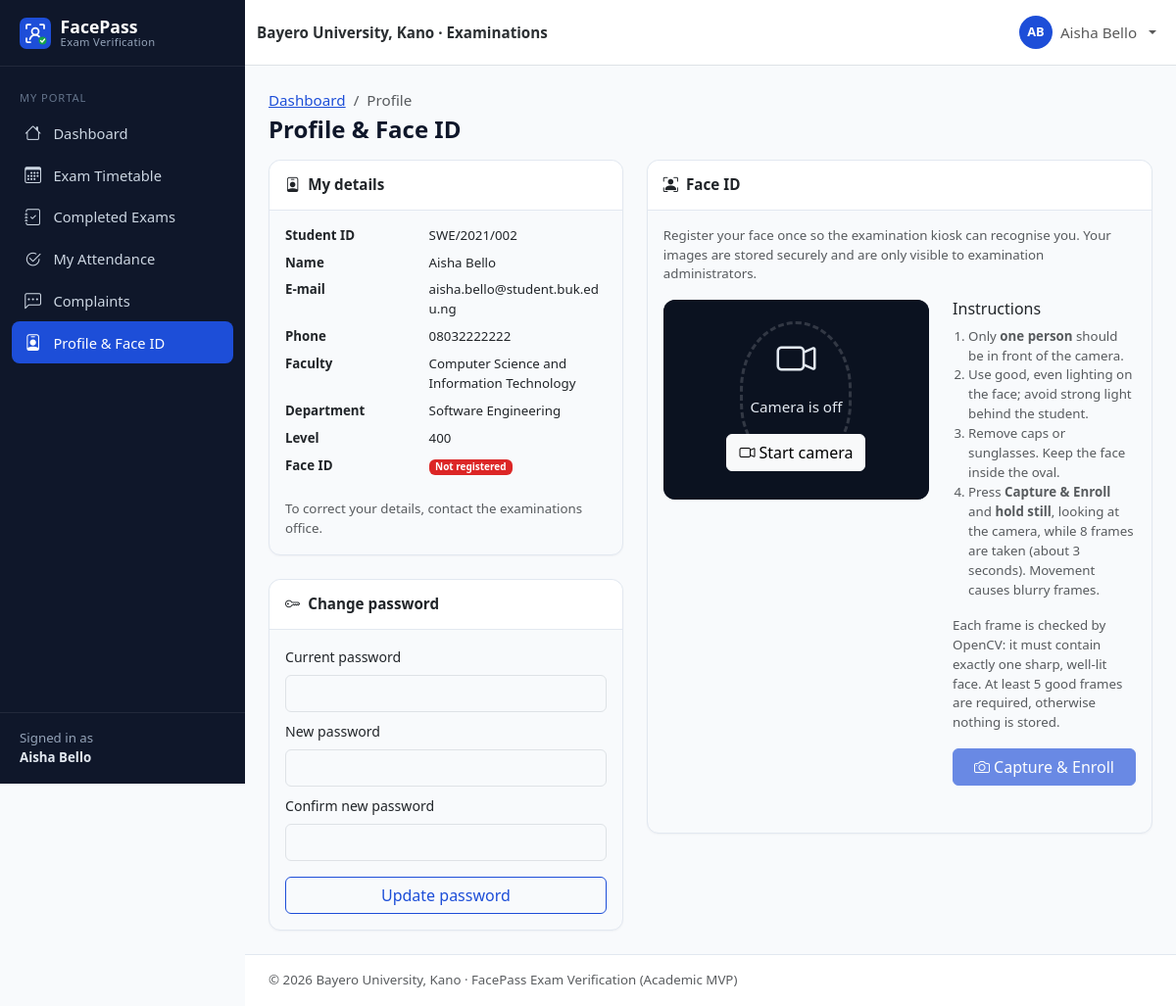
/student/profile.php (signed in), run on an earlier commit of the app's database.
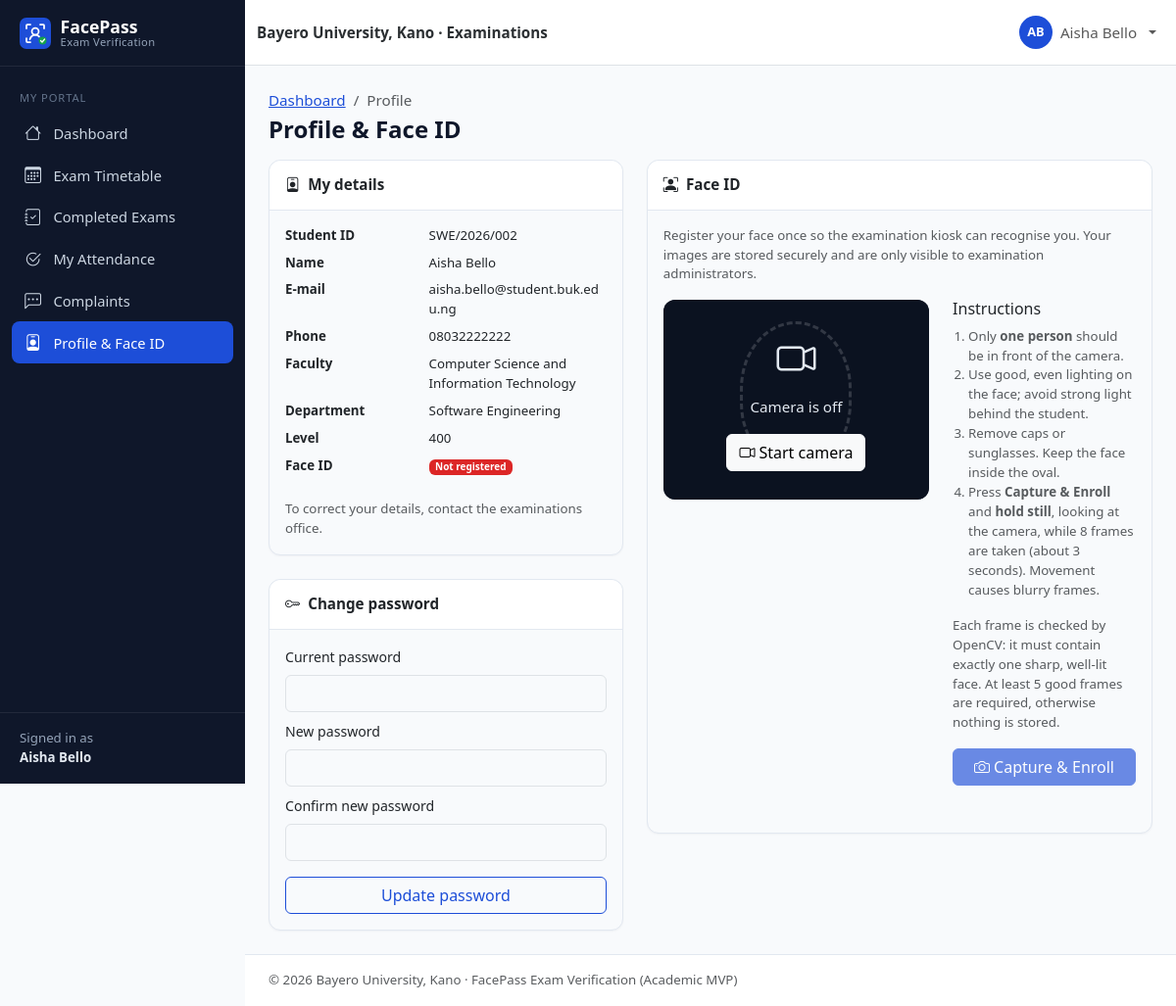
And on a later commit of the database.
### tables this page shows
CREATE TABLE users (
    id               INT UNSIGNED NOT NULL AUTO_INCREMENT,
    student_id       VARCHAR(30)  NULL,                 
    first_name       VARCHAR(60)  NOT NULL,
    last_name        VARCHAR(60)  NOT NULL,
    email            VARCHAR(120) NOT NULL,
    phone            VARCHAR(20)  NULL,
    password         VARCHAR(255) NOT NULL,             
    role             ENUM('admin','student') NOT NULL DEFAULT 'student',
    department       VARCHAR(100) NULL,
    level            VARCHAR(10)  NULL,                 
    faculty          VARCHAR(100) NULL,
    face_registered  TINYINT(1)   NOT NULL DEFAULT 0,
    account_status   ENUM('active','inactive','suspended') NOT NULL DEFAULT 'active',
    created_at       TIMESTAMP    NOT NULL DEFAULT CURRENT_TIMESTAMP,
    updated_at       TIMESTAMP    NOT NULL DEFAULT CURRENT_TIMESTAMP ON UPDATE CURRENT_TIMESTAMP,
    PRIMARY KEY (id),
    UNIQUE KEY uq_users_student_id (student_id),
    UNIQUE KEY uq_users_email (email),
    KEY idx_users_role (role),
    KEY idx_users_dept_level (department, level),
    KEY idx_users_status (account_status)
);

### config/database.php (called while the page is built, shortened)
<?php
function db(): PDO
{
    static $pdo = null;
    if ($pdo === null) {
        $dsn = sprintf(
            'mysql:host=%s;port=%s;dbname=%s;charset=utf8mb4',
            DB_HOST,
            DB_PORT,
            DB_NAME
        );
        $pdo = new PDO($dsn, DB_USER, DB_PASS, [
            PDO::ATTR_ERRMODE            => PDO::ERRMODE_EXCEPTION,
            PDO::ATTR_DEFAULT_FETCH_MODE => PDO::FETCH_ASSOC,
            PDO::ATTR_EMULATE_PREPARES   => false,
        ]);
        $offset = (new DateTime('now', new DateTimeZone(APP_TIMEZONE)))->format('P');
        $stmt = $pdo->prepare('SET time_zone = ?');
        $stmt->execute([$offset]);
    }
    return $pdo;
}

### includes/auth.php (called while the page is built, shortened)
<?php
function current_user(): ?array
{
    static $user = false;
    if ($user !== false) {
        return $user;
    }
    $user = null;
    if (!empty($_SESSION['user_id'])) {
        $stmt = db()->prepare('SELECT * FROM users WHERE id = ?');
        $stmt->execute([(int) $_SESSION['user_id']]);
        $row = $stmt->fetch();
        if ($row && $row['account_status'] === 'active' && $row['role'] === ($_SESSION['role'] ?? '')) {
            $user = $row;
        } else {
            logout_user();
        }
    }
    return $user;
}
function requireLogin(): array
{
    $user = current_user();
    return $user;
}
function requireStudent(): array
{
    $user = requireLogin();
    return $user;
}

### student/profile.php (the view, shortened to what the changed rows need)
<?php
$student = requireStudent();
$canSelfEnroll = !$student['face_registered'] && get_setting('allow_student_self_enrollment', '1') === '1';
$pageTitle = 'Profile & Face ID';
$breadcrumbs = ['Dashboard' => 'student/dashboard.php', 'Profile' => null];
require __DIR__ . '/../includes/header.php';
?>
<div class="row g-4">
    <div class="col-lg-5">
        <div class="card mb-4">
            <div class="card-body">
                <dl class="row mb-0 small">
                    <dt class="col-5">Student ID</dt><dd class="col-7"><?= e($student['student_id']) ?></dd>
                    <dt class="col-5">Name</dt><dd class="col-7"><?= e(full_name($student)) ?></dd>
                    <dt class="col-5">E-mail</dt><dd class="col-7"><?= e($student['email']) ?></dd>
                    <dt class="col-5">Phone</dt><dd class="col-7"><?= e($student['phone']) ?></dd>
                    <dt class="col-5">Faculty</dt><dd class="col-7"><?= e($student['faculty']) ?></dd>
                    <dt class="col-5">Department</dt><dd class="col-7"><?= e($student['department']) ?></dd>
                    <dt class="col-5">Level</dt><dd class="col-7"><?= e($student['level']) ?></dd>
                    <dt class="col-5">Face ID</dt><dd class="col-7"><?= yes_no_badge($student['face_registered'], 'Registered', 'Not registered') ?></dd>
                </dl>
            </div>
        </div>
    </div>
    <div class="col-lg-7">
        <div class="card">
            <div class="card-body">
                <?php if ($student['face_registered']): ?>
                    <div class="alert alert-success mb-0"><i class="bi bi-check-circle me-1"></i>Your face is registered. You will be identified automatically at the examination hall entrance.
                        If you have changed your appearance significantly, ask the examinations office to re-enroll you.</div>
                <?php elseif ($canSelfEnroll): ?>
                    <?php require __DIR__ . '/../includes/enroll-widget.php'; ?>
                <?php else: ?>
                    <div class="alert alert-warning mb-0"><i class="bi bi-exclamation-triangle me-1"></i>Your face is not registered. Please visit the examinations office with your ID card to complete face enrollment before your first examination.</div>
                <?php endif; ?>
            </div>
        </div>
    </div>
</div>
<?php require __DIR__ . '/../includes/footer.php'; ?>

### includes/header.php (shortened to what the changed rows need)
<?php
$pageTitle = $pageTitle ?? APP_NAME;
$layout = $layout ?? 'app';
$breadcrumbs = $breadcrumbs ?? [];
$bodyClass = $bodyClass ?? '';
$user = current_user();
$role = $user['role'] ?? null;
?>
<!doctype html>
<html lang="en">
<head>
    <link rel="stylesheet" href="<?= e(url('assets/vendor/bootstrap/bootstrap.min.css')) ?>">
    <link rel="stylesheet" href="<?= e(url('assets/vendor/bootstrap-icons/bootstrap-icons.min.css')) ?>">
    <link rel="stylesheet" href="<?= e(url('assets/css/style.css')) ?>">
    <?php if ($role === 'admin'): ?>
        <link rel="stylesheet" href="<?= e(url('assets/css/admin.css')) ?>">
    <?php elseif ($role === 'student'): ?>
        <link rel="stylesheet" href="<?= e(url('assets/css/student.css')) ?>">
    <?php endif; ?>
</head>
<body class="<?= e(trim("layout-$layout $bodyClass")) ?>">
<?php if ($layout === 'app' && $user): ?>
<div class="app-shell">
    <?php require __DIR__ . '/sidebar.php'; ?>
    <div class="app-main">
        <nav class="navbar navbar-expand bg-white border-bottom app-topbar sticky-top">
            <div class="container-fluid">
                <span class="navbar-text fw-semibold text-secondary-emphasis d-none d-sm-inline">
                    <?= e(INSTITUTION_NAME) ?> · Examinations
                </span>
                <ul class="navbar-nav ms-auto align-items-center">
                    <li class="nav-item dropdown">
                        <a class="nav-link dropdown-toggle d-flex align-items-center gap-2" href="#" role="button"
                           data-bs-toggle="dropdown" aria-expanded="false">
                            <span class="avatar-circle"><?= e(strtoupper(substr($user['first_name'], 0, 1) . substr($user['last_name'], 0, 1))) ?></span>
                            <span class="d-none d-md-inline"><?= e(full_name($user)) ?></span>
                        </a>
                    </li>
                </ul>
            </div>
        </nav>
        <main class="app-content container-fluid">
            <div class="d-flex flex-wrap justify-content-between align-items-center mb-3 gap-2">
                <div>
                    <?php if ($breadcrumbs): ?>
                        <nav aria-label="breadcrumb">
                            <ol class="breadcrumb small mb-1">
                                <?php foreach ($breadcrumbs as $label => $link): ?>
                                    <?php if ($link): ?>
                                        <li class="breadcrumb-item"><a href="<?= e(url($link)) ?>"><?= e($label) ?></a></li>
                                    <?php else: ?>
                                        <li class="breadcrumb-item active" aria-current="page"><?= e($label) ?></li>
                                    <?php endif; ?>
                                <?php endforeach; ?>
                            </ol>
                        </nav>
                    <?php endif; ?>
                    <h1 class="h4 mb-0 page-title"><?= e($pageTitle) ?></h1>
                </div>
            </div>
<?php else: ?>
<main class="plain-content">
<?php endif; ?>

### includes/sidebar.php (shortened to what the changed rows need)
<?php
$current = str_replace('\\', '/', $_SERVER['SCRIPT_NAME'] ?? '');
if (($user['role'] ?? '') === 'admin') {
    $menu = [
        'Overview' => [
            ['admin/dashboard.php', 'bi-speedometer2', 'Dashboard'],
        ],
        'Examination Day' => [
            ['verification/index.php', 'bi-person-bounding-box', 'Verification Kiosk'],
            ['verification/result.php', 'bi-clipboard-check', 'Live Verification Log'],
        ],
        'Management' => [
            ['admin/students.php', 'bi-people', 'Students'],
            ['admin/examinations.php', 'bi-calendar-event', 'Examinations'],
            ['admin/payments.php', 'bi-cash-coin', 'Payments & Eligibility'],
            ['admin/attendance.php', 'bi-check2-square', 'Attendance'],
            ['admin/complaints.php', 'bi-chat-left-text', 'Complaints'],
        ],
        'System' => [
            ['admin/users.php', 'bi-shield-lock', 'Administrators'],
            ['admin/audit-logs.php', 'bi-journal-text', 'Audit Logs'],
            ['admin/settings.php', 'bi-gear', 'Settings'],
        ],
    ];
    $aliases = [
        'admin/student-view.php' => 'admin/students.php',
        'admin/enroll-face.php' => 'admin/students.php',
        'auth/register.php' => 'admin/students.php',
        'admin/examination-create.php' => 'admin/examinations.php',
    ];
} else {
    $menu = [
        'My Portal' => [
            ['student/dashboard.php', 'bi-house', 'Dashboard'],
            ['student/timetable.php', 'bi-calendar3', 'Exam Timetable'],
            ['student/examinations.php', 'bi-journal-check', 'Completed Exams'],
            ['student/attendance.php', 'bi-check2-circle', 'My Attendance'],
            ['student/complaints.php', 'bi-chat-left-dots', 'Complaints'],
            ['student/profile.php', 'bi-person-badge', 'Profile & Face ID'],
        ],
    ];
    $aliases = [];
}
$isActive = function (string $path) use ($current, $aliases): bool {
    foreach ($aliases as $child => $parent) {
        if ($parent === $path && str_ends_with($current, '/' . $child)) {
            return true;
        }
    }
    return str_ends_with($current, '/' . $path);
};
?>
<aside class="offcanvas-lg offcanvas-start app-sidebar" tabindex="-1" id="appSidebar" aria-labelledby="appSidebarLabel">
    <div class="offcanvas-body flex-column p-0">
        <div class="sidebar-desktop-brand d-none d-lg-block">
            <a class="sidebar-brand" href="<?= e(url('index.php')) ?>">
                <img src="<?= e(url('assets/images/logo.svg')) ?>" alt="" width="32" height="32">
                <span>FacePass<small>Exam Verification</small></span>
            </a>
        </div>
        <nav class="sidebar-nav">
            <?php foreach ($menu as $section => $items): ?>
                <div class="sidebar-section"><?= e($section) ?></div>
                <?php foreach ($items as [$path, $icon, $label]): ?>
                    <a class="sidebar-link<?= $isActive($path) ? ' active' : '' ?>" href="<?= e(url($path)) ?>">
                        <i class="bi <?= e($icon) ?>"></i><span><?= e($label) ?></span>
                    </a>
                <?php endforeach; ?>
            <?php endforeach; ?>
        </nav>
        <div class="sidebar-footer small">
            Signed in as<br><strong><?= e(full_name($user)) ?></strong>
        </div>
    </div>
</aside>

What changed in the data, as far as the page shows it:
changed users "Aisha Bello": student "SWE/2021/002" → "SWE/2026/002"
